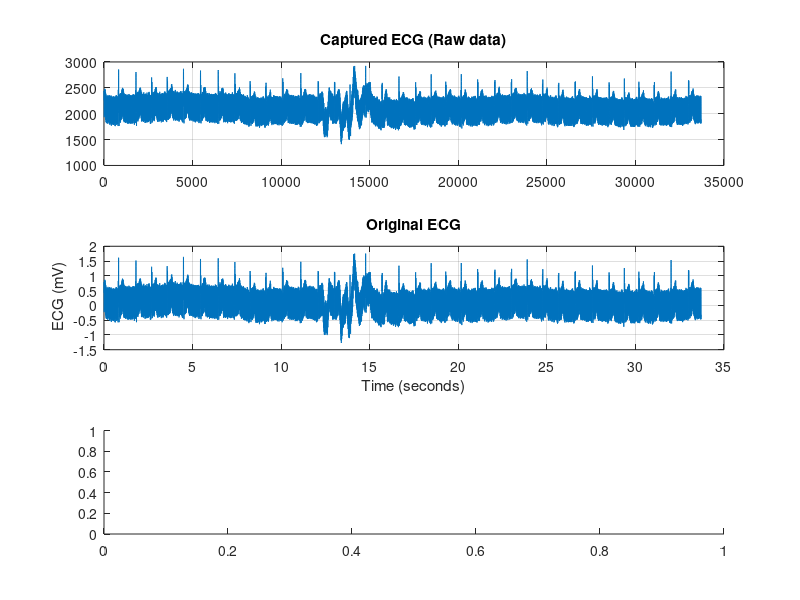

Write MATLAB code to recreate this figure. (Note: this script raises an error after producing the figure.)


% Measuring device parameters
sampling_rate = 1000;                   % Hertz
sampling_period = 1/sampling_rate;      % Seconds
adc_binary_resolution = 12;             % Binary digits
v_min = -4.096;                         % Volts
v_max = 4.096;                          % Volts
gain = 1000;                            % How much the ECG was amplified
adc_resolution = (v_max-v_min)/(2^adc_binary_resolution); % Volts


load ecg1ms.dat                         % Captured ECG (ecg1ms)

% The original ECG is reconstructed using the measuring device parameters
ecg = (ecg1ms(:,2).*adc_resolution+v_min)./gain.*1000; %(Last factor converts from Volts to mVolts)
% The ideal time stamps based on the sampling period are also reconstructed 
elapsed_time = (ecg1ms(end,1) - ecg1ms(1,1))*sampling_period;
time_vector = 0:sampling_period:elapsed_time;


%% Plot Results
figure ('Name', 'ECG');

subplot(3,1,1);
plot (ecg1ms (:,2));
title ('Captured ECG (Raw data)');
grid on;

subplot(3,1,2);
plot(time_vector,ecg)
xlabel('Time (seconds)');
ylabel(' ECG (mV)');
title ('Original ECG');
grid on;

subplot(3,1,3);
hold on
[fss,halfASpect] = fftPlot(time_vector,ecg);

% Calculate and plot peaks of fft
[peaks, peaks_time] = findpeaks (halfASpect, 'MinPeakHeight', 2e7);
ffs_peaks = zeros(1, length(peaks_time));
for i = 1:length(peaks_time)
    ffs_peaks(i) = fss(peaks_time(i));
end
plot (ffs_peaks, peaks,'k^','MarkerFaceColor','r')

title ('FFT Monolateral');
grid on;
hold off

%% STOP 50Hz FIR filter
half_sampling_rate = sampling_rate/2;
wl = 48/half_sampling_rate;
wh = 51/half_sampling_rate;
stop50 = fir1 (1536, [wl wh], 'stop');
ecgno50 = filter(stop50, 1, ecg);

%% Plot filtered
figure ('Name', 'Filtered ECG');

subplot(3,1,1);
plot(time_vector, ecgno50, 'r');
title('ECG without 50 Hz noise');
xlabel('Time (seconds)'); 
ylabel('ECG (mV)');
grid on

subplot(3,1,2);
hold on
[fssno50,halfASpectno50] = fftPlot(time_vector, ecgno50);

% Calculate and plot peaks of fftno50
[peaksno50, peaks_timeno50] = findpeaks (halfASpectno50, 'MinPeakHeight', 2e7);
ffs_peaksno50 = zeros(1, length(peaks_timeno50));
for i = 1:length(peaks_timeno50)
    ffs_peaksno50(i) = fssno50(peaks_timeno50(i));
end
plot (ffs_peaksno50, peaksno50,'k^','MarkerFaceColor','r')

title('FFT of filtered ECG')
grid on
hold off

fft_difference = halfASpect - halfASpectno50;

subplot(3,1,3);
hold on
plot(fssno50, fft_difference)

% Calculate and plot peaks of fft_difference
[peaks_diff, peaks_time_diff] = findpeaks (fft_difference, 'MinPeakHeight', 2e7);
ffs_peaks_diff = zeros(1, length(peaks_time_diff));
for i = 1:length(peaks_time_diff)
    ffs_peaks_diff(i) = fssno50(peaks_time_diff(i));
end
plot (ffs_peaks_diff, peaks_diff,'k^','MarkerFaceColor','r')

title(strcat('FFT Difference (max:  ', num2str(peaks_diff(1)),')'))
grid on
hold off

%% Frezqz Analisis
figure ('Name', 'Freqz no 50Hz');
freqz(ecgno50)

stop50_2 = fir1 (2048, [wl wh], 'stop');
ecgno50_2 = filter(stop50_2, 1, ecg);


figure ('Name', 'Filtered ECG 2');

subplot(3,1,1);
plot(time_vector, ecgno50_2, 'r');
title('ECG without 50 Hz noise');
xlabel('Time (seconds)'); 
ylabel('ECG (mV)');
grid on

subplot(3,1,2);
hold on
[fssno50_2,halfASpectno50_2] = fftPlot(time_vector, ecgno50_2);

% Calculate and plot peaks of fftno50
[peaksno50_2, peaks_timeno50_2] = findpeaks (halfASpectno50_2, 'MinPeakHeight', 2e7);
ffs_peaksno50_2 = zeros(1, length(peaks_timeno50_2));
for i = 1:length(peaks_timeno50_2)
    ffs_peaksno50_2(i) = fssno50(peaks_timeno50_2(i));
end
plot (ffs_peaksno50_2, peaksno50_2,'k^','MarkerFaceColor','r')

title('FFT of filtered ECG')
grid on
hold off

fft_difference_2 = halfASpect - halfASpectno50_2;

subplot(3,1,3);
hold on
plot(fssno50_2, fft_difference_2)

% Calculate and plot peaks of fft_difference
[peaks_diff_2, peaks_time_diff_2] = findpeaks (fft_difference_2, 'MinPeakHeight', 2e7);
ffs_peaks_diff_2 = zeros(1, length(peaks_time_diff_2));
for i = 1:length(peaks_time_diff_2)
    ffs_peaks_diff_2(i) = fssno50_2(peaks_time_diff_2(i));
end
plot (ffs_peaks_diff_2, peaks_diff_2,'k^','MarkerFaceColor','r')

title(strcat('FFT Difference (max:  ', num2str(peaks_diff_2(1)),')'))
grid on
hold off

figure ('Name', 'Freqz no 50Hz 2');
freqz(ecgno50_2)

%% Delete DC with highpass filter

highpass = fir1(2000, 1/half_sampling_rate, 'high');
ecgnoDC = filter(highpass, 1, ecgno50);

%% Plot results DC filter

figure ('Name', 'Firter DC');
subplot(3,1,1)
plot(time_vector, ecgnoDC, 'r');
title('ECG with DC filtered');
xlabel('Time (seconds)');
ylabel('ECG (mV)');
grid on

subplot(3,1,2)
hold on
[fssnoDC, halfASpectnoDC] = fftPlot(time_vector,ecgnoDC);

% Calculate and plot peaks of fft
[peaksnoDC, peaks_timenoDC] = findpeaks (halfASpectnoDC, 'MinPeakHeight', 1e7);
ffs_peaksnoDC = zeros(1, length(peaks_timenoDC));
for i = 1:length(peaks_timenoDC)
    ffs_peaksnoDC(i) = fss(peaks_timenoDC(i));
end
plot (ffs_peaksnoDC, peaksnoDC,'k^','MarkerFaceColor','r')

title('FFT of DC filtered')
grid on
hold off

fft_dcdiff = halfASpectno50 - halfASpectnoDC;

subplot(3,1,3)
plot (fssnoDC, fft_dcdiff)
title('FFT difference')
grid on

%% Delete high frec with lowpass filter

lowpass = fir1(20, 1/half_sampling_rate, 'low');
ecgClean = filter(lowpass, 100, ecgnoDC);

%% Plot results DC filter

figure ('Name', 'ECG clean');
subplot(3,1,1)
plot(time_vector, ecgClean, 'r');
title('ECG clean');
xlabel('Time (seconds)');
ylabel('ECG (mV)');
grid on

subplot(3,1,2)
[fssClean, halfASpectClean] = fftPlot(time_vector,ecgClean);
title('FFT of ECCG clean')
grid on

fft_Cleandiff = halfASpectnoDC - halfASpectClean;

subplot(3,1,3)
plot (fssClean, fft_Cleandiff)
title('FFT difference')
grid on







